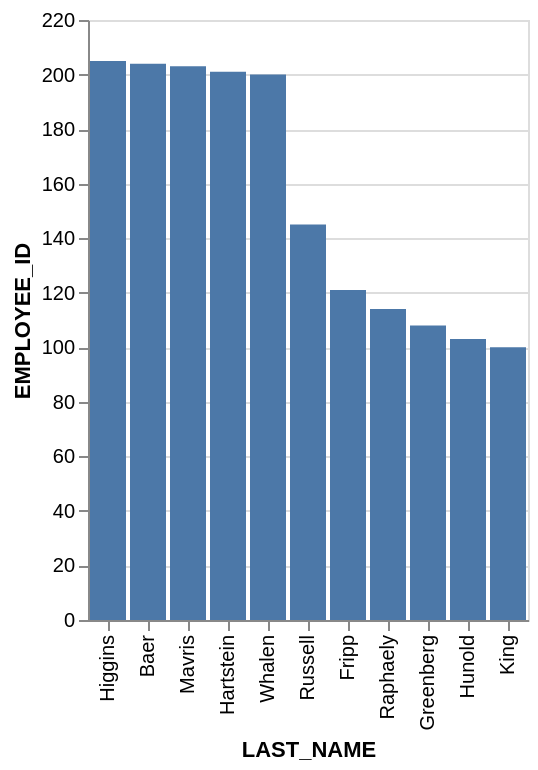

Here is the Vega-Lite specification saved for this chart:
### Vega-Lite specification from a JSON file in a GitHub repository (floating-point values rounded to 4 significant figures)
{"data": {"values": [{"x_data": "Higgins", "y_data": 205}, {"x_data": "Baer", "y_data": 204}, {"x_data": "Mavris", "y_data": 203}, {"x_data": "Hartstein", "y_data": 201}, {"x_data": "Whalen", "y_data": 200}, {"x_data": "Russell", "y_data": 145}, {"x_data": "Fripp", "y_data": 121}, {"x_data": "Raphaely", "y_data": 114}, {"x_data": "Greenberg", "y_data": 108}, {"x_data": "Hunold", "y_data": 103}, {"x_data": "King", "y_data": 100}]}, "mark": "bar", "encoding": {"x": {"field": "x_data", "type": "nominal", "title": "LAST_NAME", "sort": {"op": "sum", "field": "y_data", "order": "descending"}}, "y": {"field": "y_data", "type": "quantitative", "title": "EMPLOYEE_ID"}}}
